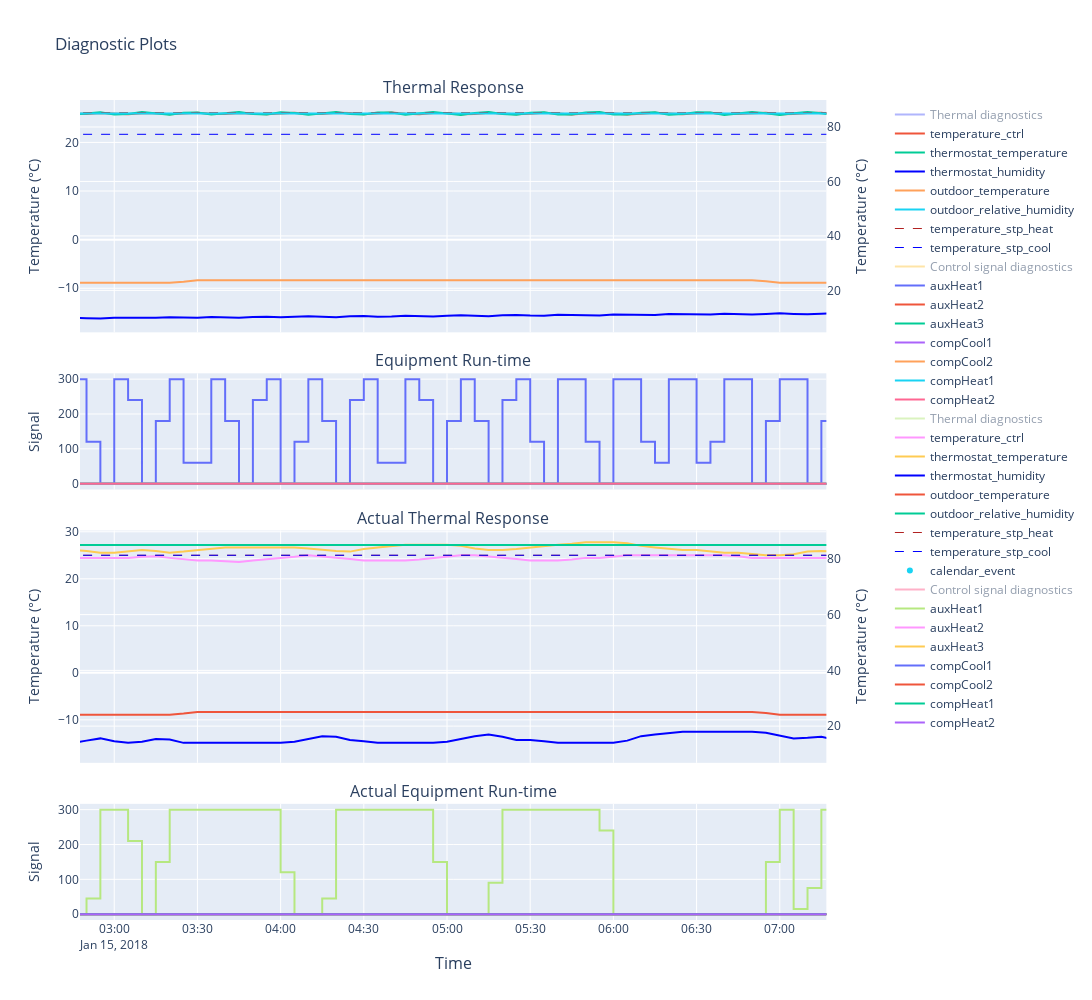

The notebook cell this image was saved under:
### Code cell
sim_analysis = OutputAnalysis(output_df=master.simulations[0].output, input_df=master.simulations[0].full_input, data_spec=dyd.internal_spec)
sim_analysis.diagnostic_plot(show=True, actuals=True)

### Figure 1 — Plotly figure (JSON) as saved in the notebook; plotly's stock layout.template omitted (floating-point values rounded to 4 significant figures; data arrays with more than 128 entries replaced by an {"elided": "..."} marker saying what was removed)
{"data": [{"mode": "lines", "name": "Thermal diagnostics", "type": "scatter", "visible": "legendonly", "x": {"elided": "576 str values"}, "xaxis": "x", "y": {"elided": "576 int values"}, "yaxis": "y"}, {"hoverlabel": {"namelength": -1}, "mode": "lines", "name": "temperature_ctrl", "type": "scatter", "x": {"elided": "576 str values"}, "xaxis": "x", "y": {"elided": "576 float values"}, "yaxis": "y"}, {"hoverlabel": {"namelength": -1}, "mode": "lines", "name": "thermostat_temperature", "type": "scatter", "x": {"elided": "576 str values"}, "xaxis": "x", "y": {"elided": "576 float values"}, "yaxis": "y"}, {"hoverlabel": {"namelength": -1}, "line": {"color": "blue"}, "mode": "lines", "name": "thermostat_humidity", "type": "scatter", "x": {"elided": "576 str values"}, "xaxis": "x", "y": {"elided": "576 float values"}, "yaxis": "y2"}, {"hoverlabel": {"namelength": -1}, "mode": "lines", "name": "outdoor_temperature", "type": "scatter", "x": {"elided": "576 str values"}, "xaxis": "x", "y": {"elided": "576 float values"}, "yaxis": "y"}, {"hoverlabel": {"namelength": -1}, "mode": "lines", "name": "outdoor_relative_humidity", "type": "scatter", "x": {"elided": "576 str values"}, "xaxis": "x", "y": {"elided": "576 float values"}, "yaxis": "y2"}, {"hoverlabel": {"namelength": -1}, "line": {"color": "firebrick", "dash": "dash", "width": 1}, "mode": "lines", "name": "temperature_stp_heat", "type": "scatter", "x": {"elided": "576 str values"}, "xaxis": "x", "y": {"elided": "576 float values"}, "yaxis": "y"}, {"hoverlabel": {"namelength": -1}, "line": {"color": "blue", "dash": "dash", "width": 1}, "mode": "lines", "name": "temperature_stp_cool", "type": "scatter", "x": {"elided": "576 str values"}, "xaxis": "x", "y": {"elided": "576 float values"}, "yaxis": "y"}, {"hoverlabel": {"namelength": -1}, "mode": "markers+text", "name": "calendar_event", "text": [], "textposition": "bottom center", "type": "scatter", "x": [], "xaxis": "x", "y": [], "yaxis": "y"}, {"mode": "lines", "name": "Control signal diagnostics", "type": "scatter", "visible": "legendonly", "x": {"elided": "576 str values"}, "xaxis": "x2", "y": {"elided": "576 int values"}, "yaxis": "y3"}, {"hoverlabel": {"namelength": -1}, "line": {"shape": "vh"}, "mode": "lines", "name": "auxHeat1", "type": "scatter", "x": {"elided": "576 str values"}, "xaxis": "x2", "y": {"elided": "576 int values"}, "yaxis": "y3"}, {"hoverlabel": {"namelength": -1}, "line": {"shape": "vh"}, "mode": "lines", "name": "auxHeat2", "type": "scatter", "x": {"elided": "576 str values"}, "xaxis": "x2", "y": {"elided": "576 int values"}, "yaxis": "y3"}, {"hoverlabel": {"namelength": -1}, "line": {"shape": "vh"}, "mode": "lines", "name": "auxHeat3", "type": "scatter", "x": {"elided": "576 str values"}, "xaxis": "x2", "y": {"elided": "576 int values"}, "yaxis": "y3"}, {"hoverlabel": {"namelength": -1}, "line": {"shape": "vh"}, "mode": "lines", "name": "compCool1", "type": "scatter", "x": {"elided": "576 str values"}, "xaxis": "x2", "y": {"elided": "576 int values"}, "yaxis": "y3"}, {"hoverlabel": {"namelength": -1}, "line": {"shape": "vh"}, "mode": "lines", "name": "compCool2", "type": "scatter", "x": {"elided": "576 str values"}, "xaxis": "x2", "y": {"elided": "576 int values"}, "yaxis": "y3"}, {"hoverlabel": {"namelength": -1}, "line": {"shape": "vh"}, "mode": "lines", "name": "compHeat1", "type": "scatter", "x": {"elided": "576 str values"}, "xaxis": "x2", "y": {"elided": "576 int values"}, "yaxis": "y3"}, {"hoverlabel": {"namelength": -1}, "line": {"shape": "vh"}, "mode": "lines", "name": "compHeat2", "type": "scatter", "x": {"elided": "576 str values"}, "xaxis": "x2", "y": {"elided": "576 int values"}, "yaxis": "y3"}, {"mode": "lines", "name": "Thermal diagnostics", "type": "scatter", "visible": "legendonly", "x": {"elided": "576 str values"}, "xaxis": "x3", "y": {"elided": "576 int values"}, "yaxis": "y4"}, {"hoverlabel": {"namelength": -1}, "mode": "lines", "name": "temperature_ctrl", "type": "scatter", "x": {"elided": "576 str values"}, "xaxis": "x3", "y": {"elided": "576 float values"}, "yaxis": "y4"}, {"hoverlabel": {"namelength": -1}, "mode": "lines", "name": "thermostat_temperature", "type": "scatter", "x": {"elided": "576 str values"}, "xaxis": "x3", "y": {"elided": "576 float values"}, "yaxis": "y4"}, {"hoverlabel": {"namelength": -1}, "line": {"color": "blue"}, "mode": "lines", "name": "thermostat_humidity", "type": "scatter", "x": {"elided": "576 str values"}, "xaxis": "x3", "y": {"elided": "576 float values"}, "yaxis": "y5"}, {"hoverlabel": {"namelength": -1}, "mode": "lines", "name": "outdoor_temperature", "type": "scatter", "x": {"elided": "576 str values"}, "xaxis": "x3", "y": {"elided": "576 float values"}, "yaxis": "y4"}, {"hoverlabel": {"namelength": -1}, "mode": "lines", "name": "outdoor_relative_humidity", "type": "scatter", "x": {"elided": "576 str values"}, "xaxis": "x3", "y": {"elided": "576 float values"}, "yaxis": "y5"}, {"hoverlabel": {"namelength": -1}, "line": {"color": "firebrick", "dash": "dash", "width": 1}, "mode": "lines", "name": "temperature_stp_heat", "type": "scatter", "x": {"elided": "576 str values"}, "xaxis": "x3", "y": {"elided": "576 float values"}, "yaxis": "y4"}, {"hoverlabel": {"namelength": -1}, "line": {"color": "blue", "dash": "dash", "width": 1}, "mode": "lines", "name": "temperature_stp_cool", "type": "scatter", "x": {"elided": "576 str values"}, "xaxis": "x3", "y": {"elided": "576 float values"}, "yaxis": "y4"}, {"hoverlabel": {"namelength": -1}, "mode": "markers+text", "name": "calendar_event", "text": ["Hold", null, "Smart Home", null, "Smart Home", null, "Smart Home", null, "Smart Recovery", null], "textposition": "bottom center", "type": "scatter", "x": ["2018-01-15T00:00:00+00:00", "2018-01-15T13:15:00+00:00", "2018-01-15T14:25:00+00:00", "2018-01-15T18:30:00+00:00", "2018-01-15T20:30:00+00:00", "2018-01-16T00:00:00+00:00", "2018-01-16T06:00:00+00:00", "2018-01-16T22:50:00+00:00", "2018-01-16T23:25:00+00:00", "2018-01-16T23:40:00+00:00"], "xaxis": "x3", "y": [27, 23.67, 23.11, 23.67, 23.11, 23.67, 23.11, 23.67, 23.67, 23.67], "yaxis": "y4"}, {"mode": "lines", "name": "Control signal diagnostics", "type": "scatter", "visible": "legendonly", "x": {"elided": "576 str values"}, "xaxis": "x4", "y": {"elided": "576 int values"}, "yaxis": "y6"}, {"hoverlabel": {"namelength": -1}, "line": {"shape": "vh"}, "mode": "lines", "name": "auxHeat1", "type": "scatter", "x": {"elided": "576 str values"}, "xaxis": "x4", "y": {"elided": "576 int values"}, "yaxis": "y6"}, {"hoverlabel": {"namelength": -1}, "line": {"shape": "vh"}, "mode": "lines", "name": "auxHeat2", "type": "scatter", "x": {"elided": "576 str values"}, "xaxis": "x4", "y": {"elided": "576 int values"}, "yaxis": "y6"}, {"hoverlabel": {"namelength": -1}, "line": {"shape": "vh"}, "mode": "lines", "name": "auxHeat3", "type": "scatter", "x": {"elided": "576 str values"}, "xaxis": "x4", "y": {"elided": "576 int values"}, "yaxis": "y6"}, {"hoverlabel": {"namelength": -1}, "line": {"shape": "vh"}, "mode": "lines", "name": "compCool1", "type": "scatter", "x": {"elided": "576 str values"}, "xaxis": "x4", "y": {"elided": "576 int values"}, "yaxis": "y6"}, {"hoverlabel": {"namelength": -1}, "line": {"shape": "vh"}, "mode": "lines", "name": "compCool2", "type": "scatter", "x": {"elided": "576 str values"}, "xaxis": "x4", "y": {"elided": "576 int values"}, "yaxis": "y6"}, {"hoverlabel": {"namelength": -1}, "line": {"shape": "vh"}, "mode": "lines", "name": "compHeat1", "type": "scatter", "x": {"elided": "576 str values"}, "xaxis": "x4", "y": {"elided": "576 int values"}, "yaxis": "y6"}, {"hoverlabel": {"namelength": -1}, "line": {"shape": "vh"}, "mode": "lines", "name": "compHeat2", "type": "scatter", "x": {"elided": "576 str values"}, "xaxis": "x4", "y": {"elided": "576 int values"}, "yaxis": "y6"}], "layout": {"annotations": [{"font": {"size": 16}, "showarrow": false, "text": "Thermal Response", "x": 0.47, "xanchor": "center", "xref": "paper", "y": 1, "yanchor": "bottom", "yref": "paper"}, {"font": {"size": 16}, "showarrow": false, "text": "Equipment Run-time", "x": 0.47, "xanchor": "center", "xref": "paper", "y": 0.6667, "yanchor": "bottom", "yref": "paper"}, {"font": {"size": 16}, "showarrow": false, "text": "Actual Thermal Response", "x": 0.47, "xanchor": "center", "xref": "paper", "y": 0.475, "yanchor": "bottom", "yref": "paper"}, {"font": {"size": 16}, "showarrow": false, "text": "Actual Equipment Run-time", "x": 0.47, "xanchor": "center", "xref": "paper", "y": 0.1417, "yanchor": "bottom", "yref": "paper"}, {"font": {"size": 16}, "showarrow": false, "text": "Time", "x": 0.47, "xanchor": "center", "xref": "paper", "y": 0, "yanchor": "top", "yref": "paper", "yshift": -30}], "autosize": false, "height": 1000, "hovermode": "x unified", "title": {"text": "Diagnostic Plots"}, "width": 1500, "xaxis": {"anchor": "y", "autorange": false, "domain": [0, 0.94], "matches": "x4", "range": ["2018-01-15 02:47:39.2361", "2018-01-15 07:16:47.9122"], "showticklabels": false, "type": "date"}, "xaxis2": {"anchor": "y3", "autorange": false, "domain": [0, 0.94], "matches": "x4", "range": ["2018-01-15 02:47:39.2361", "2018-01-15 07:16:47.9122"], "showticklabels": false, "type": "date"}, "xaxis3": {"anchor": "y4", "autorange": false, "domain": [0, 0.94], "matches": "x4", "range": ["2018-01-15 02:47:39.2361", "2018-01-15 07:16:47.9122"], "showticklabels": false, "type": "date"}, "xaxis4": {"anchor": "y6", "autorange": false, "domain": [0, 0.94], "range": ["2018-01-15 02:47:39.2361", "2018-01-15 07:16:47.9122"], "type": "date"}, "yaxis": {"anchor": "x", "autorange": false, "domain": [0.7167, 1], "range": [-19.07, 28.72], "title": {"text": "Temperature (°C)"}, "type": "linear"}, "yaxis2": {"anchor": "x", "autorange": false, "overlaying": "y", "range": [4.588, 89.92], "side": "right", "title": {"text": "Temperature (°C)"}, "type": "linear"}, "yaxis3": {"anchor": "x2", "autorange": true, "domain": [0.525, 0.6667], "range": [-16.67, 316.7], "title": {"text": "Signal"}, "type": "linear"}, "yaxis4": {"anchor": "x3", "autorange": true, "domain": [0.1917, 0.475], "range": [-19.14, 30.27], "title": {"text": "Temperature (°C)"}, "type": "linear"}, "yaxis5": {"anchor": "x3", "autorange": true, "overlaying": "y4", "range": [6.833, 90.17], "side": "right", "title": {"text": "Temperature (°C)"}, "type": "linear"}, "yaxis6": {"anchor": "x4", "autorange": true, "domain": [0, 0.1417], "range": [-16.67, 316.7], "title": {"text": "Signal"}, "type": "linear"}}}
